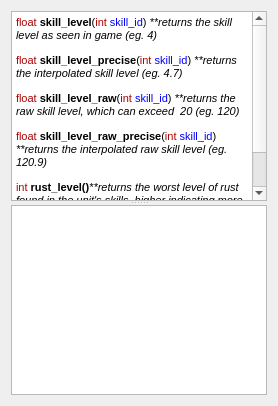
      <widget class="QWidget" name="tabSkills">
       <attribute name="title">
        <string>Skills</string>
       </attribute>
       <layout class="QVBoxLayout" name="verticalLayout_4">
        <item>
         <widget class="QSplitter" name="splitter_skills">
          <property name="orientation">
           <enum>Qt::Vertical</enum>
          </property>
          <widget class="QTextEdit" name="txt_skill_info">
           <property name="readOnly">
            <bool>true</bool>
           </property>
           <property name="html">
            <string>&lt;!DOCTYPE HTML PUBLIC &quot;-//W3C//DTD HTML 4.0//EN&quot; &quot;http://www.w3.org/TR/REC-html40/strict.dtd&quot;&gt;
&lt;html&gt;&lt;head&gt;&lt;meta name=&quot;qrichtext&quot; content=&quot;1&quot; /&gt;&lt;style type=&quot;text/css&quot;&gt;
p, li { white-space: pre-wrap; }
&lt;/style&gt;&lt;/head&gt;&lt;body style=&quot; font-family:'MS Shell Dlg 2'; font-size:8.25pt; font-weight:400; font-style:normal;&quot;&gt;
&lt;p style=&quot; margin-top:12px; margin-bottom:12px; margin-left:0px; margin-right:0px; -qt-block-indent:0; text-indent:0px;&quot;&gt;&lt;span style=&quot; font-size:8pt; color:#aa0000;&quot;&gt;float &lt;/span&gt;&lt;span style=&quot; font-size:8pt; font-weight:600;&quot;&gt;skill_level&lt;/span&gt;&lt;span style=&quot; font-size:8pt;&quot;&gt;(&lt;/span&gt;&lt;span style=&quot; font-size:8pt; color:#aa0000;&quot;&gt;int&lt;/span&gt;&lt;span style=&quot; font-size:8pt;&quot;&gt; &lt;/span&gt;&lt;span style=&quot; font-size:8pt; color:#0000ff;&quot;&gt;skill_id&lt;/span&gt;&lt;span style=&quot; font-size:8pt;&quot;&gt;) &lt;/span&gt;&lt;span style=&quot; font-size:8pt; font-style:italic;&quot;&gt;**returns the skill level as seen in game (eg. 4)&lt;/span&gt;&lt;/p&gt;
&lt;p style=&quot; margin-top:12px; margin-bottom:12px; margin-left:0px; margin-right:0px; -qt-block-indent:0; text-indent:0px;&quot;&gt;&lt;span style=&quot; font-size:8pt; color:#aa0000;&quot;&gt;float &lt;/span&gt;&lt;span style=&quot; font-size:8pt; font-weight:600;&quot;&gt;skill_level_precise&lt;/span&gt;&lt;span style=&quot; font-size:8pt;&quot;&gt;(&lt;/span&gt;&lt;span style=&quot; font-size:8pt; color:#aa0000;&quot;&gt;int&lt;/span&gt;&lt;span style=&quot; font-size:8pt;&quot;&gt; &lt;/span&gt;&lt;span style=&quot; font-size:8pt; color:#0000ff;&quot;&gt;skill_id&lt;/span&gt;&lt;span style=&quot; font-size:8pt;&quot;&gt;) &lt;/span&gt;&lt;span style=&quot; font-size:8pt; font-style:italic;&quot;&gt;**returns the interpolated skill level (eg. 4.7)&lt;/span&gt;&lt;/p&gt;
&lt;p style=&quot; margin-top:12px; margin-bottom:12px; margin-left:0px; margin-right:0px; -qt-block-indent:0; text-indent:0px;&quot;&gt;&lt;span style=&quot; font-size:8pt; color:#aa0000;&quot;&gt;float &lt;/span&gt;&lt;span style=&quot; font-size:8pt; font-weight:600;&quot;&gt;skill_level_raw&lt;/span&gt;&lt;span style=&quot; font-size:8pt;&quot;&gt;(&lt;/span&gt;&lt;span style=&quot; font-size:8pt; color:#aa0000;&quot;&gt;int&lt;/span&gt;&lt;span style=&quot; font-size:8pt;&quot;&gt; &lt;/span&gt;&lt;span style=&quot; font-size:8pt; color:#0000ff;&quot;&gt;skill_id&lt;/span&gt;&lt;span style=&quot; font-size:8pt;&quot;&gt;) &lt;/span&gt;&lt;span style=&quot; font-size:8pt; font-style:italic;&quot;&gt;**returns the raw skill level, which can exceed  20 (eg. 120)&lt;/span&gt;&lt;/p&gt;
&lt;p style=&quot; margin-top:12px; margin-bottom:12px; margin-left:0px; margin-right:0px; -qt-block-indent:0; text-indent:0px;&quot;&gt;&lt;span style=&quot; font-size:8pt; color:#aa0000;&quot;&gt;float &lt;/span&gt;&lt;span style=&quot; font-size:8pt; font-weight:600;&quot;&gt;skill_level_raw_precise&lt;/span&gt;&lt;span style=&quot; font-size:8pt;&quot;&gt;(&lt;/span&gt;&lt;span style=&quot; font-size:8pt; color:#aa0000;&quot;&gt;int&lt;/span&gt;&lt;span style=&quot; font-size:8pt;&quot;&gt; &lt;/span&gt;&lt;span style=&quot; font-size:8pt; color:#0000ff;&quot;&gt;skill_id&lt;/span&gt;&lt;span style=&quot; font-size:8pt;&quot;&gt;) &lt;/span&gt;&lt;span style=&quot; font-size:8pt; font-style:italic;&quot;&gt;**returns the interpolated raw skill level (eg. 120.9)&lt;/span&gt;&lt;/p&gt;
&lt;p style=&quot; margin-top:12px; margin-bottom:12px; margin-left:0px; margin-right:0px; -qt-block-indent:0; text-indent:0px;&quot;&gt;&lt;span style=&quot; font-size:8pt; color:#aa0000;&quot;&gt;int &lt;/span&gt;&lt;span style=&quot; font-size:8pt; font-weight:600;&quot;&gt;rust_level()&lt;/span&gt;&lt;span style=&quot; font-size:8pt; font-style:italic;&quot;&gt;**returns the worst level of rust found in the unit's skills, higher indicating more rust&lt;/span&gt;&lt;/p&gt;
&lt;p style=&quot; margin-top:12px; margin-bottom:12px; margin-left:0px; margin-right:0px; -qt-block-indent:0; text-indent:0px;&quot;&gt;&lt;span style=&quot; font-size:8pt; color:#aa0000;&quot;&gt;int &lt;/span&gt;&lt;span style=&quot; font-size:8pt; font-weight:600;&quot;&gt;total_skill_levels()&lt;/span&gt;&lt;/p&gt;&lt;/body&gt;&lt;/html&gt;</string>
           </property>
          </widget>
          <widget class="QTextEdit" name="text_skills">
           <property name="readOnly">
            <bool>true</bool>
           </property>
          </widget>
         </widget>
        </item>
       </layout>
      </widget>
